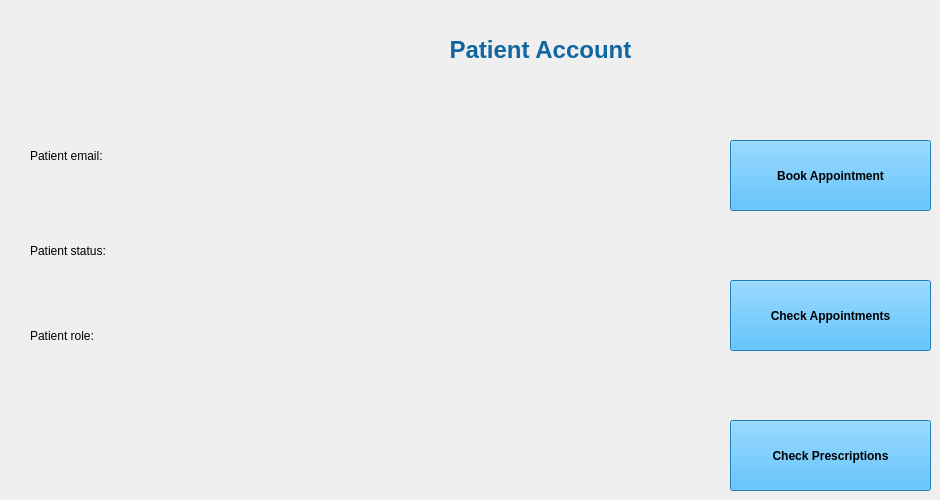
    <widget class="QWidget" name="page_patientAccount">
     <widget class="QLabel" name="patientRole_label">
      <property name="geometry">
       <rect>
        <x>30</x>
        <y>300</y>
        <width>331</width>
        <height>71</height>
       </rect>
      </property>
      <property name="text">
       <string>Patient role:</string>
      </property>
     </widget>
     <widget class="QLabel" name="patientEmail_label">
      <property name="geometry">
       <rect>
        <x>30</x>
        <y>120</y>
        <width>331</width>
        <height>71</height>
       </rect>
      </property>
      <property name="text">
       <string>Patient email:</string>
      </property>
     </widget>
     <widget class="QLabel" name="patientStatus_label">
      <property name="geometry">
       <rect>
        <x>30</x>
        <y>220</y>
        <width>331</width>
        <height>61</height>
       </rect>
      </property>
      <property name="text">
       <string>Patient status:</string>
      </property>
     </widget>
     <widget class="QPushButton" name="checkPrescriptionsbutton">
      <property name="geometry">
       <rect>
        <x>730</x>
        <y>420</y>
        <width>201</width>
        <height>71</height>
       </rect>
      </property>
      <property name="font">
       <font>
        <weight>75</weight>
        <bold>true</bold>
       </font>
      </property>
      <property name="styleSheet">
       <string notr="true">background-color: rgb(37, 172, 255)</string>
      </property>
      <property name="text">
       <string>Check Prescriptions</string>
      </property>
     </widget>
     <widget class="QPushButton" name="bookButton">
      <property name="geometry">
       <rect>
        <x>730</x>
        <y>140</y>
        <width>201</width>
        <height>71</height>
       </rect>
      </property>
      <property name="font">
       <font>
        <weight>75</weight>
        <bold>true</bold>
       </font>
      </property>
      <property name="styleSheet">
       <string notr="true">background-color: rgb(37, 172, 255)</string>
      </property>
      <property name="text">
       <string>Book Appointment</string>
      </property>
     </widget>
     <widget class="QPushButton" name="checkAppointmentbutton">
      <property name="geometry">
       <rect>
        <x>730</x>
        <y>280</y>
        <width>201</width>
        <height>71</height>
       </rect>
      </property>
      <property name="font">
       <font>
        <weight>75</weight>
        <bold>true</bold>
       </font>
      </property>
      <property name="styleSheet">
       <string notr="true">background-color: rgb(37, 172, 255)</string>
      </property>
      <property name="text">
       <string>Check Appointments</string>
      </property>
     </widget>
     <widget class="QLabel" name="general_label_3">
      <property name="geometry">
       <rect>
        <x>350</x>
        <y>30</y>
        <width>381</width>
        <height>41</height>
       </rect>
      </property>
      <property name="text">
       <string>&lt;html&gt;&lt;head/&gt;&lt;body&gt;&lt;p align=&quot;center&quot;&gt;&lt;span style=&quot; font-size:18pt; font-weight:600; color:#10669f;&quot;&gt;Patient Account&lt;/span&gt;&lt;/p&gt;&lt;/body&gt;&lt;/html&gt;</string>
      </property>
      <property name="wordWrap">
       <bool>true</bool>
      </property>
     </widget>
    </widget>
